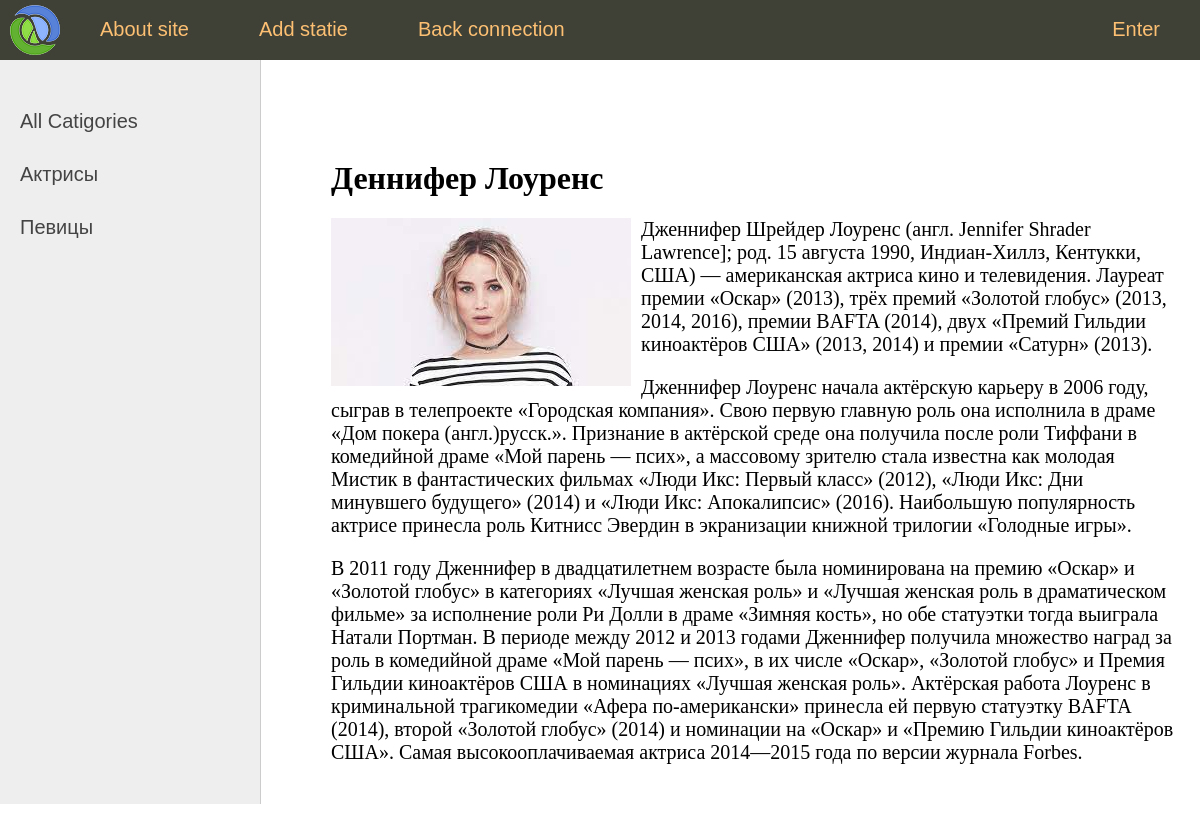
/post/5/, run on the app's committed database.
### women/models.py (models this page shows, shortened)
class Category(models.Model):
    name=models.CharField(max_length=100, db_index=True, verbose_name="Category")
    def get_absolute_url(self):
        return reverse('category', kwargs={'cat_id':self.pk})
    class Meta:
        verbose_name="Category"
        verbose_name_plural="Categories"
        ordering=['id']

class Women(models.Model):
    title=models.CharField(max_length=255, verbose_name="Загаловок")
    content=models.TextField(blank=True, verbose_name=" Текст статьи")
    photo=models.ImageField(upload_to="photos/%Y/%m/d", verbose_name="Фото")
    time_create=models.DateTimeField(auto_now_add=True, verbose_name="Время создания")
    time_update=models.DateTimeField(auto_now=True, verbose_name="Время изменения")
    is_published=models.BooleanField(default=True, verbose_name="Публикация")
    cat=models.ForeignKey(Category, on_delete=models.PROTECT, null=True, verbose_name="Категории")
    class Meta:
        verbose_name='Известные женщины'
        verbose_name_plural='Известные женщины'
        ordering=['time_create','title']

### women/views.py (the view)
# urls.py: path('post/<int:post_id>/',views.read_post, name='post'),
def read_post(request, post_id):
    cats= Category.objects.all()
    post = get_object_or_404(Women, pk=post_id)
    context = {
        'post':post,
        'menu':menu,
        'title':post.title,
        'cats':cats
    }
    return render(request, 'women/read_post.html', context=context)

### women/templates/women/read_post.html
{% extends 'women/base.html' %}
{% block content %}
<h1>{{ post.title }}</h1>
{% if post.photo %}
<p><img class='img-article-left' src='{{  post.photo.url }}'></p>
{% endif %}
{{ post.content|linebreaks}}
{% endblock content %}

### women/templates/women/base.html (shortened to what this page needs)
{% load static %}
<!DOCTYPE html>
<html>
<head>
	<link type="text/css" href="{% static 'women/css/styles.css' %}" rel="stylesheet" />
</head>
<body>
<table class="table-page" border=0 cellpadding="0" cellspacing="0">
<tr><td valign=top>
{% block mainmenu %}
		<div class="header">
			<ul id="mainmenu" class="mainmenu">
			<li class="logo"><a href="{% url 'home' %}"><div class="logo"></div></a></li>
	{% for m in menu %}
		{% if not forloop.last %}
			<li><a href="{% url m.url_name %}">{{m.title}}</a></li>
		{% else %}
			<li class="last"><a href="{% url m.url_name %}">{{m.title}}</a></li>
		{% endif %}
	{% endfor %}
			</ul>
		</div>
{% endblock mainmenu %}
<table class="table-content" border=0 cellpadding="0" cellspacing="0">
<td valign="top" class="left-chapters">
	<ul id="leftchapters">
		<li><a href="{% url 'home' %}">All Catigories</a></li>
		{% for cat in cats %}
			<li><a href="{{ cat.get_absolute_url }}">{{ cat.name }}</a></li>
		{% endfor %}
	</ul>
</td>
<td valign="top" class="content">
	<div class="content-text">
	{% block content %}
	{% endblock %}
	</div>
</td>
</body>
</html>

### women/static/women/css/styles.css (style rules this page uses)
html, body { font-family: 'Arial'; margin: 0; padding: 0; height: 100%; width: 100%; color: #444; }
a { color: #0059b2; text-decoration: none; }
img { max-width: 600px; height: auto; }
img.img-article-left { max-width: 300px; height: auto; float: left; padding: 0 10px 10px 0; }
.table-page { width: 100%; height: 100%; vertical-align: top; }
.table-page tr { height: 100%; }
.header { background: #3F4137; height: 60px; }
.logo { background: url('../images/logo.png') no-repeat 10px 5px; width: 70px; height: 60px; }
ul.mainmenu { list-style: none; margin: 0; padding: 0; height: 60px; color: #fdc073; font-size: 20px; overflow: hidden; }
ul.mainmenu li { float: left; margin: 18px 40px 0 30px; }
ul.mainmenu li.logo { margin: 0; }
ul.mainmenu li.last { float: right; }
ul.mainmenu li a { color: #fdc073; text-decoration: none; }
.table-content { width: 100%; min-height: 100%; height: 100%; }
.left-chapters { margin: 0; background: #eee; border-right: 1px solid #ccc; min-height: 100%; }
.left-chapters ul { width: 230px; min-height: 100%; margin: 0; padding: 20px 10px 10px 20px; list-style: none; font-size: 20px; }
.left-chapters ul li { margin: 30px 0 0 0; color: #999; }
.left-chapters ul li a { color: #444; text-decoration: none; }
.content { padding: 40px 20px 20px 40px; width: 100%; box-sizing: border-box; }
.content-text { margin: 60px 0 0 30px; color: #000; font-size: 20px; font-family: Yandex Sans Display Light; }
.content-text h1 { font-size: 32px; }

### data on the page
Category: name "Актрисы"
Category: name "Певицы"
Women: title "Деннифер Лоуренс", photo (picture), content "Дженнифер Шрейдер Лоуренс (англ. Jennifer Shrader Lawrence]; род. 15 августа 1990, Индиан-Хиллз, Кентукки, США) — американская актриса кино и телевидения. Лауреат премии «Оскар» (2013), трёх премий «Золотой глобус» (2013, 2014, 2016), премии BAFTA (2014), двух «Премий Гильдии киноактёров США» (2013, 2014) и премии «Сатурн» (2013). Дженнифер Лоуренс начала актёрскую карьеру в 2006 году, сыграв в телепроекте «Городская компания». Свою первую главную роль она исполнила в драме «Дом покера (англ.)русск.». Признание в актёрской среде она получила после роли Тиффани в комедийной драме «Мой парень — псих», а массовому зрителю стала известна как молодая Мистик в фантастических фильмах «Люди Икс:…"

### other printed values
{{ m.title }} "About site" "Add statie" "Back connection"
{{ m.title }} "Enter"
